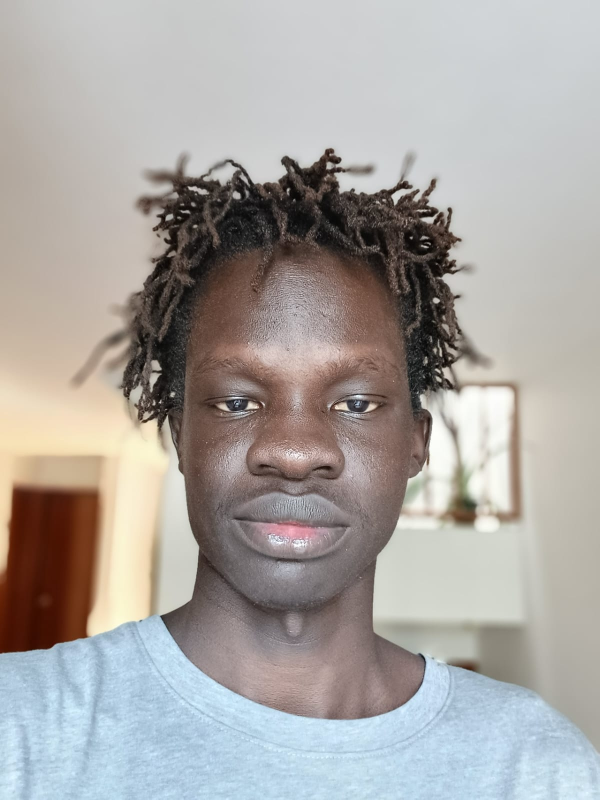
#> input picture my_pic.jpeg, 1199 x 1599 px, found by its file name (shown at 1/2 size)
$ jupyter execute question_03.ipynb
#> lines starting #> are read from the running program, lines starting #| are printed output that depends on the picture
[cell 1]
import cv2
import matplotlib as plt
import matplotlib.pyplot as plt
import seaborn as sns
import numpy as np
import pandas as pd

[cell 2]
iteso = cv2.imread(r"C:\Users\TAJ\Desktop\Data Lab\my_pic.jpeg")
#> iteso is the input picture: shape (1599, 1199, 3); mean B, G, R 162.6, 165.8, 169.8

[cell 3]
iteso.shape
#> Out = (1599, 1199, 3)

[cell 4]
plt.figure()
plt.imshow(iteso)
plt.axis('off')
plt.show()

[cell 5]
iteso_rgb = cv2.cvtColor(iteso, cv2.COLOR_BGR2RGB)

plt.imshow(iteso_rgb)
plt.axis('off')
plt.show()

[cell 6]
resized = cv2.resize(iteso, (480, 320))
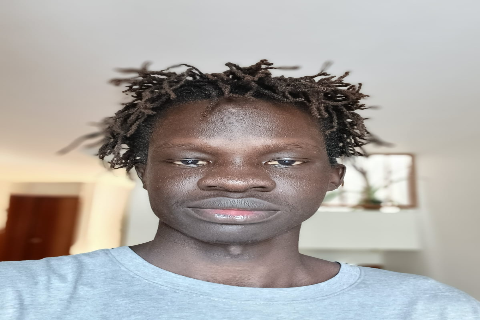
#> resized: shape (320, 480, 3); mean B, G, R 162.5, 165.7, 169.8

fig, (ax1, ax2) = plt.subplots(nrows=1, ncols=2, figsize=(20, 10))
ax1.imshow(iteso_rgb)
ax2.imshow(resized)
ax1.set_title('ITESO')
ax2.set_title('1/2 ITESO')
plt.show()
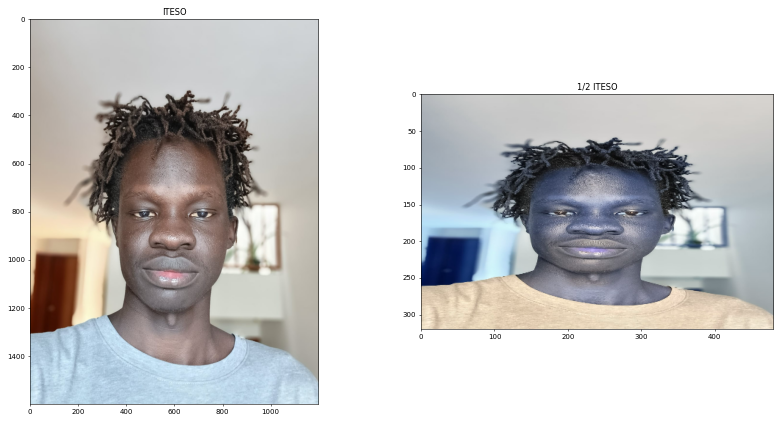
#> figure drawn by matplotlib, 2 panels; B, G, R data is drawn as R, G, B

[cell 7]
cropped_iteso = iteso_rgb[100:300, 200:800]
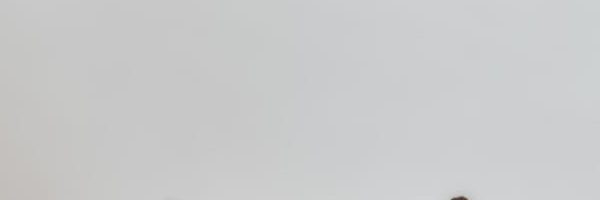
#> cropped_iteso: shape (200, 600, 3); mean R, G, B 202, 202.6, 203.2

fig, (ax1, ax2) = plt.subplots(nrows=1, ncols=2, figsize=(20, 10))
ax1.imshow(iteso_rgb)
ax2.imshow(cropped_iteso)
ax1.set_title('ITESO Normal')
ax2.set_title('ITESO Cropped')

plt.show()
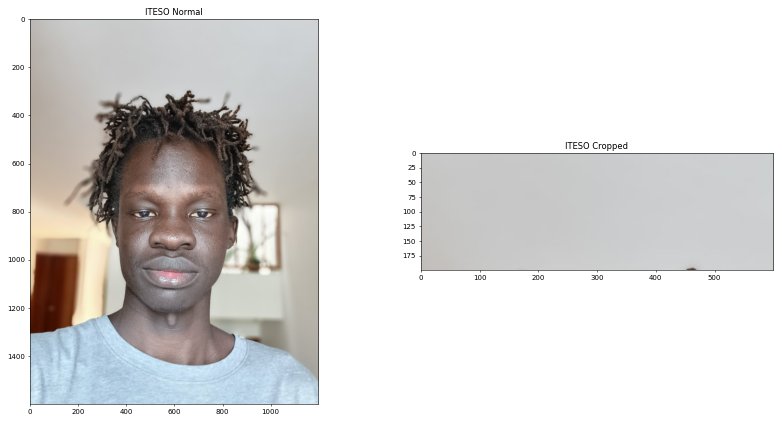
#> figure drawn by matplotlib, 2 panels

[cell 8]
from copy import deepcopy

[cell 9]
iteso_rgb_copy = deepcopy(iteso_rgb)
iteso_rgb_copy[100:300, 200:800] = 255
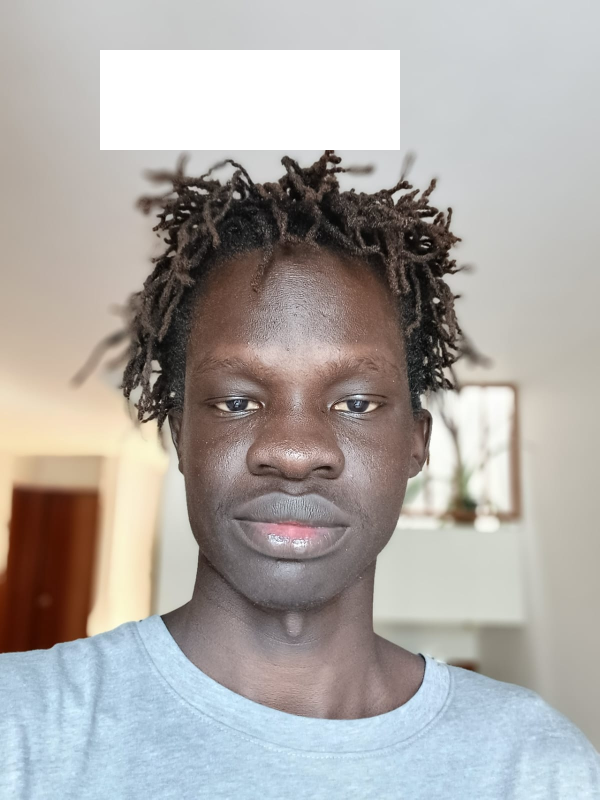
#> iteso_rgb_copy: shape (1599, 1199, 3) (shown at 1/2 size); mean R, G, B 173.1, 169, 165.8

# fig, (ax1, ax2) = plt.subplots(nrows=1, ncols=2, figsize=(20, 10))
fig, ax1 = plt.subplots()

ax1.imshow(iteso_rgb_copy)
ax1.set_title('Valores alterados')

plt.show()

[cell 10]
iteso_rgb_copy2 = deepcopy(iteso_rgb)
# iteso_rgb_copy[100:300, 200:800] = 255

iteso_rgb_resized = cv2.resize(iteso_rgb, (600, 200))
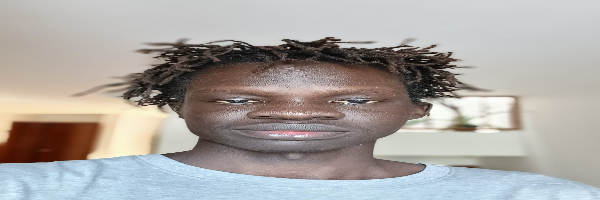
#> iteso_rgb_resized: shape (200, 600, 3); mean R, G, B 169.8, 165.7, 162.5
iteso_rgb_copy2[100:300, 200:800] = iteso_rgb_resized
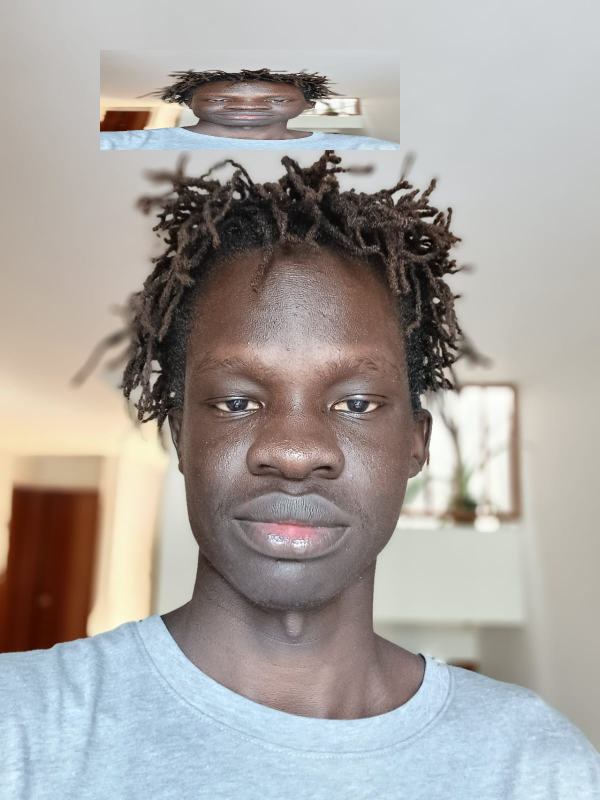
#> iteso_rgb_copy2: shape (1599, 1199, 3) (shown at 1/2 size); mean R, G, B 167.8, 163.5, 160
# fig, (ax1, ax2) = plt.subplots(nrows=1, ncols=2, figsize=(20, 10))
fig, ax1 = plt.subplots()

ax1.imshow(iteso_rgb_copy2)
plt.show()


# Poniendole el resized a nuestro copy2


# Volviendo a graficar la magia

[cell 11]
rotated_iteso = cv2.rotate(iteso_rgb, cv2.ROTATE_180)
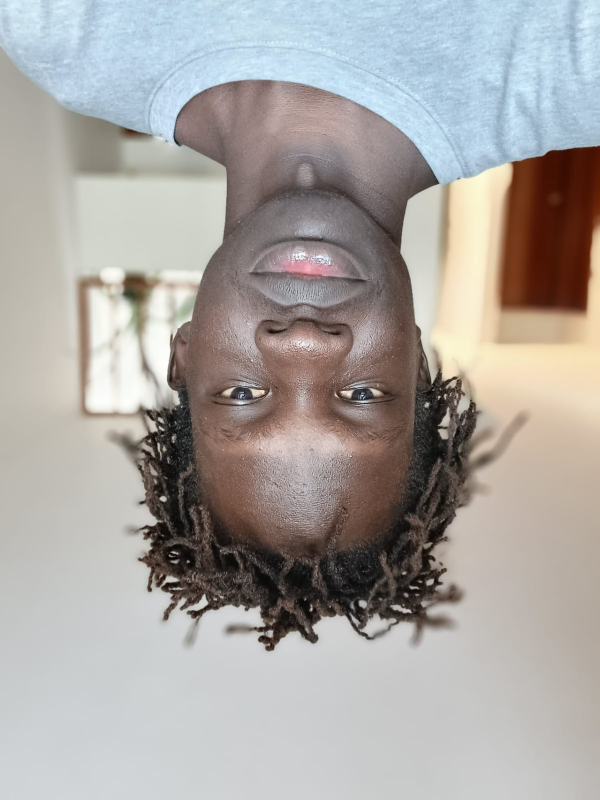
#> rotated_iteso: shape (1599, 1199, 3) (shown at 1/2 size); mean R, G, B 169.8, 165.8, 162.6

fig, (ax1, ax2) = plt.subplots(nrows=1, ncols=2, figsize=(20, 10))

ax1.imshow(iteso_rgb)
ax2.imshow(rotated_iteso)

plt.show()

$ run again, with malakal.jpeg copied over my_pic.jpeg
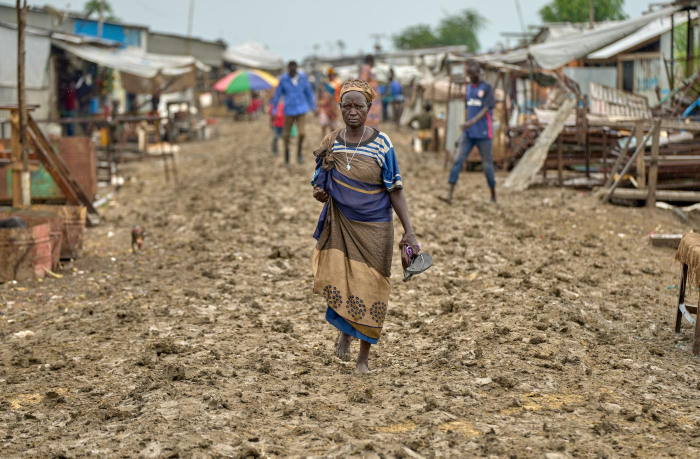
#> input picture malakal.jpeg, 1400 x 917 px, found by its file name (shown at 1/2 size)
#> iteso is the input picture: shape (917, 1400, 3); mean B, G, R 107.7, 129.3, 143.5
#> iteso_rgb_copy: shape (917, 1400, 3); mean R, G, B 154.5, 141.3, 120.8
#> `iteso_rgb_resized = cv2.resize(iteso_rgb, (600, 200))`:
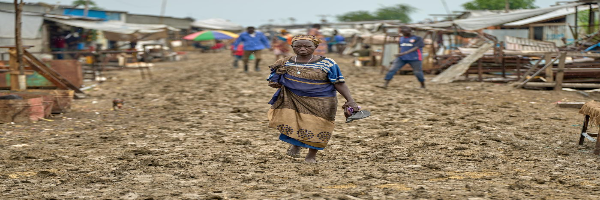
#> iteso_rgb_resized: shape (200, 600, 3); mean R, G, B 143.4, 129.2, 107.6
#> iteso_rgb_copy2: shape (917, 1400, 3); mean R, G, B 144.1, 129.6, 107
#> `rotated_iteso = cv2.rotate(iteso_rgb, cv2.ROTATE_180)`:
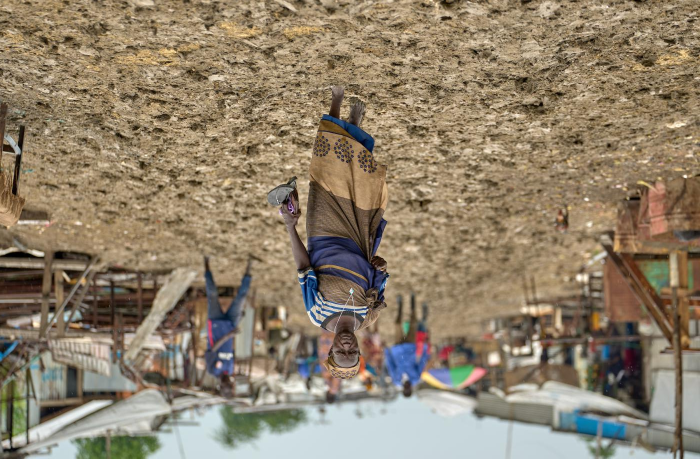
#> rotated_iteso: shape (917, 1400, 3) (shown at 1/2 size); mean R, G, B 143.5, 129.3, 107.7
